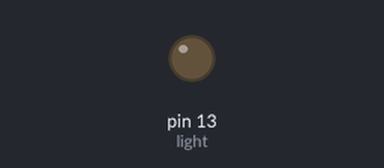
Simulated run of this sketch. Board: Arduino Uno, built with avr-gcc and run on an emulated ATmega328P. Parts: output pins drawn as LEDs (lit = HIGH).

Above: at 0.1 s.
At 24.8 s:
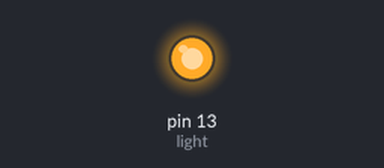
Timing chart, 0 to 30.3 s (numbered marks = the images above):
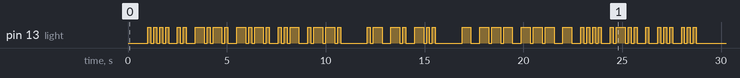

The sketch:

arduino_morse.ino
```cpp
/*Author: David McPherson
* Last modified: 04-Nov-2021
*
* This program takes its inputs under the #define statements.
* When it runs, it blinks a message in morse code.
*/

// SETTINGS:
#define message "hiccup and toothless"   // this message gets outputted in morse code; no upper case letters permitted
#define wordSpeed 8                          // morse speed in wpm; only used to define dotTime
#define dotTime 1200/wordSpeed                // set the time of a single dot in milliseconds; default is 100 ms for 12 wpm
#define light 13                              // the output pin; for the light on the board use light = 13


// function flashes a single dot
void dot(){
  digitalWrite(light, 1);
  delay(dotTime);
  digitalWrite(light, 0);
  delay(dotTime);
  }

// function flashes a single dash
void dash(){
  digitalWrite(light, 1);
  delay(3*dotTime);
  digitalWrite(light, 0);
  delay(dotTime);
  }


// function outputs the defined message in morse code.
void setup() {
  pinMode(light, OUTPUT);

  int messageLength = strlen(message);
  delay(1000);

  for(char letter : message){
    switch (letter){
      case ' ': delay(4*dotTime); break;
      case 'a': dot(); dash(); break;
      case 'b': dash(); dot(); dot(); dot(); break;
      case 'c': dash(); dot(); dash(); dot(); break;
      case 'd': dash(); dot(); dot(); break;
      case 'e': dot(); break;
      case 'f': dot(); dot(); dash(); dot(); break;
      case 'g': dash(); dash(); dot(); break;
      case 'h': dot(); dot(); dot(); dot(); break;
      case 'i': dot(); dot(); break;
      case 'j': dot(); dash(); dash(); dash(); break;
      case 'k': dash(); dot(); dash(); break;
      case 'l': dot(); dash(); dot(); dot(); break;
      case 'm': dash(); dash(); break;
      case 'n': dash(); dot(); break;
      case 'o': dash(); dash(); dash(); break;
      case 'p': dot(); dash(); dash(); dot(); break;
      case 'q': dash(); dash(); dot(); dash(); break;
      case 'r': dot(); dash(); dot(); break;
      case 's': dot(); dot(); dot(); break;
      case 't': dash(); break;
      case 'u': dot(); dot(); dash(); break;
      case 'v': dot(); dot(); dot(); dash(); break;
      case 'w': dot(); dash(); dash(); break;
      case 'x': dash(); dot(); dot(); dash(); break;
      case 'y': dash(); dot(); dash(); dash(); break;
      case 'z': dash(); dash(); dot(); dot(); break;
      case '0': dash(); dash(); dash(); dash(); dash(); break;
      case '1': dot(); dash(); dash(); dash(); dash(); break;
      case '2': dot(); dot(); dash(); dash(); dash(); break;
      case '3': dot(); dot(); dot(); dash(); dash(); break;
      case '4': dot(); dot(); dot(); dot(); dash(); break;
      case '5': dot(); dot(); dot(); dot(); dot(); break;
      case '6': dash(); dot(); dot(); dot(); dot(); break;
      case '7': dash(); dash(); dot(); dot(); dot(); break;
      case '8': dash(); dash(); dash(); dot(); dot(); break;
      case '9': dash(); dash(); dash(); dash(); dot(); break;
      case '.': dot(); dash(); dot(); dash(); dot(); dash(); break;
      case ',': dash(); dash(); dot(); dot(); dash(); dash(); break;
      case '?': dot(); dot(); dash(); dash(); dot(); dot(); break;
      case '!': dash(); dot(); dash(); dot(); dash(); dash(); break;
      case '"': dot(); dash(); dot(); dot(); dash(); dot(); break;
      case '\'': dot(); dash(); dash(); dash(); dash(); dot(); break;
      case '=': dash(); dot(); dot(); dot(); dash(); break;
      case ':': dash(); dash(); dash(); dot(); dot(); dot(); break;
      case '/': dash(); dot(); dot(); dash(); dot(); break;
      case '(': dash(); dot(); dash(); dash(); dot(); break;
      case ')': dash(); dot(); dash(); dash(); dot(); dash(); break;
      case '&': dot(); dash(); dot(); dot(); dot(); break;
      case '+': dot(); dash(); dot(); dash(); dot(); break;
      case '-': dash(); dot(); dot(); dot(); dot(); dot(); dash(); break;
      case '$': dot(); dot(); dot(); dash(); dot(); dot(); dash(); break;
      case '@': dot(); dash(); dash(); dot(); dash(); dot(); break;
      case '_': dot(); dot(); dash(); dash(); dot(); dash(); break;
      case ';': dash(); dot(); dash(); dot(); dash(); dot(); break;

      // add more characters down here
    }
    delay(2*dotTime);
  }
}

void loop() {}
```
